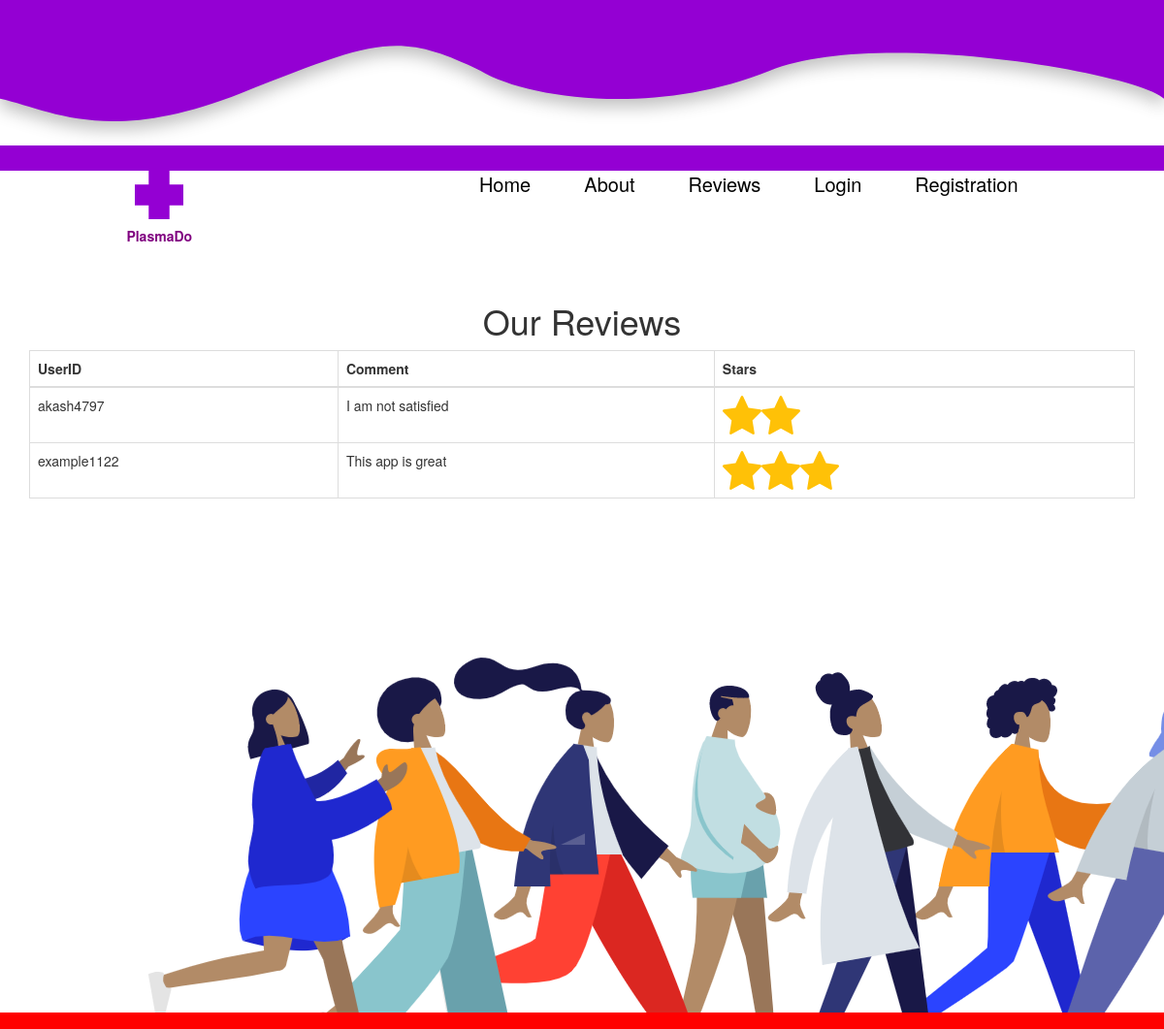
Screenshot of /reviews.php with the database file from the repository.
### tables this page shows
CREATE TABLE `feedback` (
  `userID` char(55) NOT NULL,
  `comment` varchar(255) NOT NULL,
  `starcount` int(11) NOT NULL
);

### reviews.php (the view, shortened to what this page needs)
<!DOCTYPE html>
<html lang="en">
<head>
    <link rel="stylesheet" href="https://maxcdn.bootstrapcdn.com/bootstrap/3.4.1/css/bootstrap.min.css">
    <link href="css/style.css?<?=filemtime("css/style.css")?>" rel="stylesheet" type="text/css" />
</head>
<body>
    <nav>
    </nav>
    <div class="navu">
    <div href="#" class="logo">
            <img src="assets/blood.svg?<?=filemtime("assets/blood.svg")?>" alt="">
            <h5><b>PlasmaDo</b></h5>
        </div>
        <ul>
            <li> <a href="../index.php">Home</a> </li>
            <li> <a href="#">About</a> </li>
            <li> <a href="#">Reviews</a> </li>
            <li> <a href="./login">Login</a> </li>
            <li> <a href="./reg">Registration</a> </li>
        </ul>
    </div>
    <section class="container allcomments">
        <div class="center-text">
            <h1 style="text-align: center;">Our Reviews</h1>
            <table class="table table-bordered">
                <th>UserID</th>
                <th>Comment</th>
                <th>Stars</th>
                <tbody>
                <?php
                            require("connectiondb.php");
                            $sql = "SELECT * FROM feedback";
                            $result = mysqli_query($con,$sql);
                            if (mysqli_num_rows($result) > 0) {
                                while($row = mysqli_fetch_assoc($result)) {
                                  echo "<tr> <td>" . $row['userID'] . " </td>";
                                  echo "<td>". $row['comment'] ."</td>";
                                  echo "<td>";
                                  for ($i=0; $i < $row['starcount'] ; $i++) {
                                    echo "<img  width='40px' src='./assets/star.svg'>";
                                  }
                                  echo "</td>";
                                  echo "</tr>";
                                }
                              }
                        ?>
                </tbody>
            </table>
        </div>
    </section>
    <footer>
    </footer>
</body>
</html>

### css/style.css (style rules this page uses)
* { margin: 0; padding: 0; }
li { list-style: none; margin-left: 15px; }
a { text-decoration: none; color: black; font-size: 2rem; padding: 2rem; }
.logo { display: flex; flex-direction: column; justify-content: center; align-items: center; }
.logo img { width: 50px; }
nav { display: flex; justify-content: space-around; align-items: flex-start; padding: 2rem; height: 176px; background-image: url("../assets/nav.svg"); background-size: contain; color: white; }
ul { display: flex; justify-content: center; align-items: center; }
.navu { display: flex; justify-content: space-around; align-items: flex-start; color: purple; }
footer { background-color: red; background-image: url("../assets/back.png"); background-size: cover; height: 527px; }

### reviews.php (style rules this page uses)
.allcomments { margin-top: 30px; }

### rows the page displays
feedback: userID "akash4797", comment "I am not satisfied", starcount 2 (drawn)
feedback: userID "example1122", comment "This app is great", starcount 3 (drawn)
